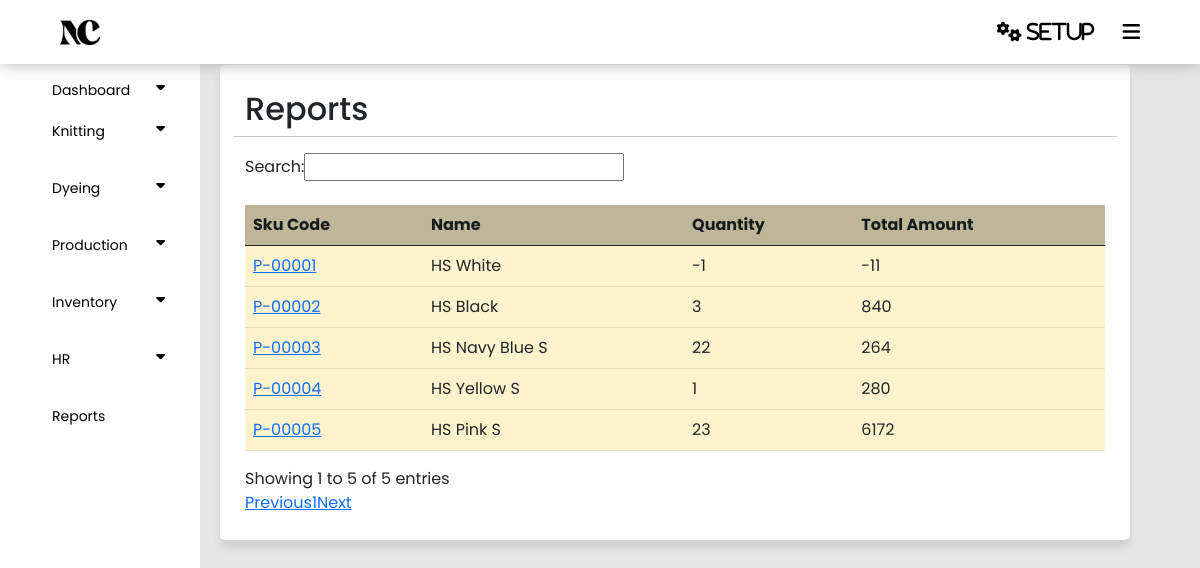
Before: /panel/report.php with the older database file.
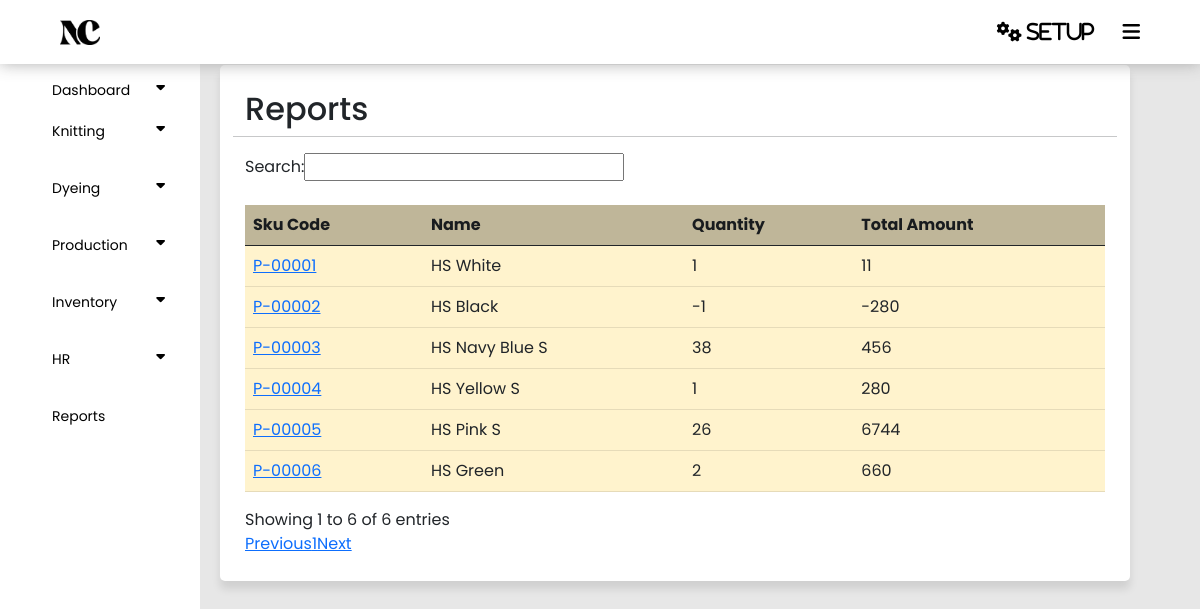
After: the same page with the newer database file.
### tables this page shows
CREATE TABLE `products` (
  `Id` int(255) NOT NULL,
  `Code` varchar(255) NOT NULL,
  `Name` varchar(255) NOT NULL,
  `Measurement` varchar(255) NOT NULL,
  `Category` varchar(255) NOT NULL,
  `Sales_Price` int(11) NOT NULL,
  `Purchase_Price` int(255) NOT NULL,
  `Status` tinyint(255) NOT NULL DEFAULT 1
);

### panel/report.php (the view, shortened to what this page needs)
<?php
require('config.php');
require('index.php');
$query = "SELECT p.*,
                 SUM(CASE WHEN s.Type = 'Lost of Theft' THEN -s.Quantity ELSE s.Quantity END) AS TotalQuantity,
                 SUM(CASE WHEN s.Type = 'Lost of Theft' THEN -s.Amount ELSE s.Amount END) AS TotalAmount,
                 AVG(CASE WHEN s.Type IN ('Lost of Theft', 'Opening Stock', 'Inward Stock') THEN s.Amount ELSE 0 END) AS AvgAmount
          FROM Products p
          LEFT JOIN Stock s ON p.Id = s.P_id
          WHERE (s.Quantity > 0 OR s.Quantity = 0) AND s.Quantity IS NOT NULL
          GROUP BY p.Id";
$result = mysqli_query($connect, $query);
?>
<!DOCTYPE html>
<html lang="en">
<head>
</head>
<body>
    <section class="container">
        <div class="row justify-content-right">
            <h2>Reports</h2>
            <hr>
            <table class="table table-warning mt-4" id="example">
                <thead class="bg-warning p-2 text-dark bg-opacity-10" style="opacity: 75%;">
                    <tr>
                        <th scope="col">Sku Code</th>
                        <th scope="col">Name</th>
                        <th scope="col">Quantity</th>
                        <th scope="col">Total Amount</th>
                    </tr>
                </thead>
                <tbody class="text-dark">
                    <?php
                    while ($row = mysqli_fetch_assoc($result)) {
                        ?>
                    <tr>
                        <td><a href="showstock.php?productId=<?php echo $row['Id']; ?>"><?php echo $row['Code']; ?></a></td>
                        <td><?php echo $row['Name']; ?></td>
                        <td><?php echo $row['TotalQuantity']; ?></td>
                        <td><?php echo $row['TotalAmount']; ?></td>
                    </tr>
                    <?php
                    }
                    ?>
                </tbody>
            </table>
        </div>
    </section>
</body>
</html>

Changed rows visible on the page:
changed products "HS White": TotalQuantity "-1" → "1"; TotalAmount "-11" → "11"
computed for products "HS Black": TotalQuantity "3" → "-1"; TotalAmount "840" → "-280"
computed for products "HS Navy Blue S": TotalQuantity "22" → "38"; TotalAmount "264" → "456"
computed for products "HS Pink S": TotalQuantity "23" → "26"; TotalAmount "6172" → "6744"
now on this page (row unchanged): products: Code "P-00006", Name "HS Green", TotalQuantity "2", TotalAmount "660"
Other visible differences:
text written by a page script: "Search: Showing 1 to 5 of 5 entries Previous 1 Next" → "Search: Showing 1 to 6 of 6 entries Previous 1 Next"
